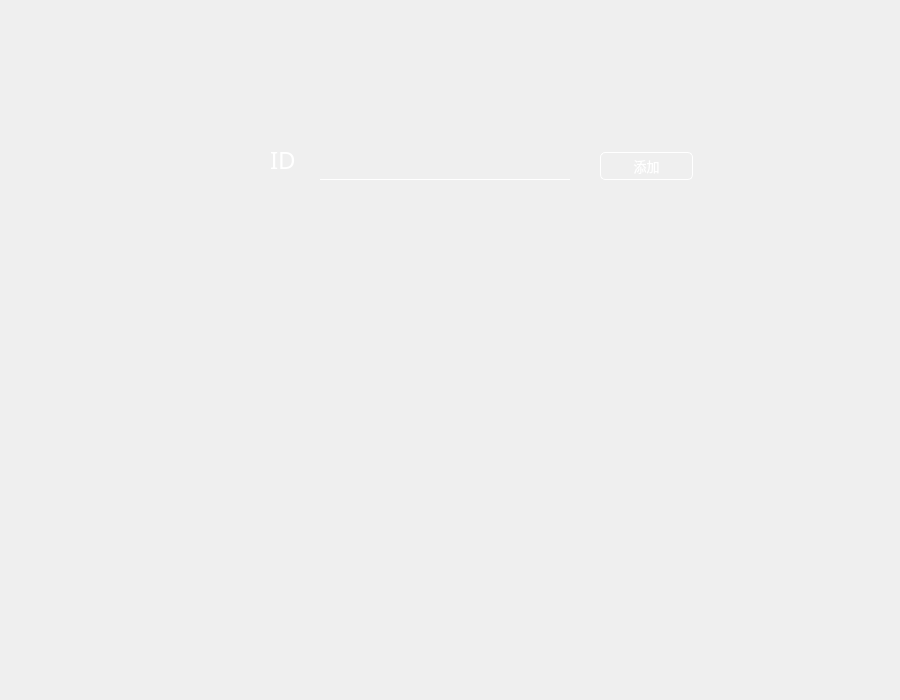
<?xml version="1.0" encoding="UTF-8"?>
<ui version="4.0">
 <class>AddFriendCell</class>
 <widget class="QWidget" name="AddFriendCell">
  <property name="geometry">
   <rect>
    <x>0</x>
    <y>0</y>
    <width>900</width>
    <height>700</height>
   </rect>
  </property>
  <property name="windowTitle">
   <string>Form</string>
  </property>
  <widget class="QLabel" name="addF_label">
   <property name="geometry">
    <rect>
     <x>270</x>
     <y>140</y>
     <width>60</width>
     <height>40</height>
    </rect>
   </property>
   <property name="font">
    <font>
     <family>等线</family>
     <pointsize>18</pointsize>
     <weight>50</weight>
     <bold>false</bold>
    </font>
   </property>
   <property name="styleSheet">
    <string notr="true">color: white; background: rgba(0,0,0,0);</string>
   </property>
   <property name="text">
    <string>ID</string>
   </property>
  </widget>
  <widget class="QLabel" name="addF_pic">
   <property name="geometry">
    <rect>
     <x>70</x>
     <y>80</y>
     <width>141</width>
     <height>141</height>
    </rect>
   </property>
   <property name="styleSheet">
    <string notr="true">background: rgba(0,0,0,0);</string>
   </property>
   <property name="text">
    <string/>
   </property>
   <property name="pixmap">
    <pixmap resource="../images.qrc">:/new/headers/images/headers/friend.png</pixmap>
   </property>
   <property name="scaledContents">
    <bool>true</bool>
   </property>
  </widget>
  <widget class="QLineEdit" name="addF_idInput">
   <property name="geometry">
    <rect>
     <x>320</x>
     <y>140</y>
     <width>250</width>
     <height>40</height>
    </rect>
   </property>
   <property name="font">
    <font>
     <family>等线</family>
     <pointsize>20</pointsize>
    </font>
   </property>
   <property name="styleSheet">
    <string notr="true">color: white; background: rgba(0,0,0,0); border: 0px 1px, 0px, 0px; border-bottom: 1px solid white; </string>
   </property>
  </widget>
  <widget class="QPushButton" name="addF_addButton">
   <property name="geometry">
    <rect>
     <x>600</x>
     <y>152</y>
     <width>93</width>
     <height>28</height>
    </rect>
   </property>
   <property name="font">
    <font>
     <family>等线</family>
     <pointsize>10</pointsize>
     <weight>50</weight>
     <bold>false</bold>
    </font>
   </property>
   <property name="styleSheet">
    <string notr="true">color: white; background: rgba(0,0,0,0); border: 1px solid white; border-radius: 5px;</string>
   </property>
   <property name="text">
    <string>添加</string>
   </property>
  </widget>
 </widget>
 <resources>
  <include location="../images.qrc"/>
 </resources>
 <connections/>
</ui>
